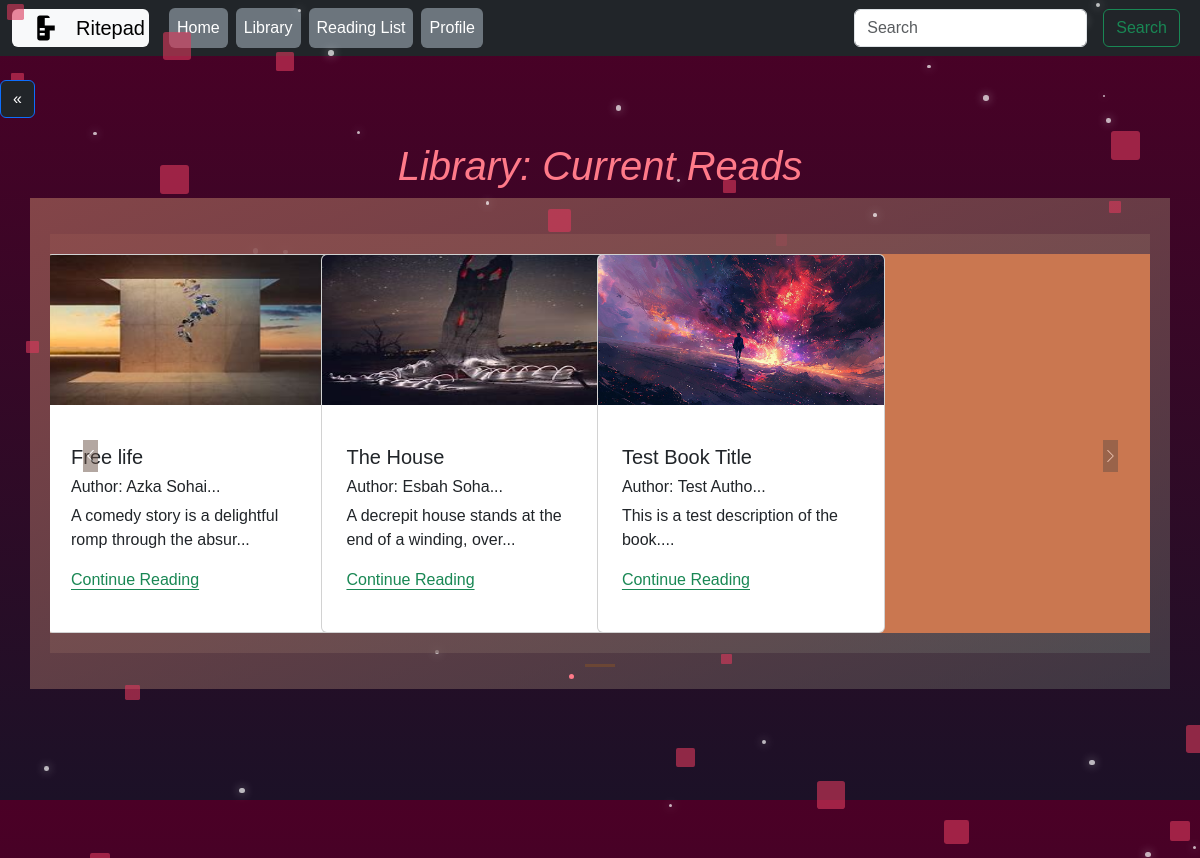
The app's page /read/librarybooks/ (signed in) with its own data.
### read/models.py (models this page shows, shortened)
class Book(models.Model):
    book_id=models.AutoField
    user_id=models.ForeignKey(User, on_delete=models.CASCADE, default=1)
    book_name=models.CharField(max_length=50)
    book_author=models.CharField(max_length=50, default="", blank=True, null=True)
    book_genre=models.ForeignKey(Genre, on_delete=models.CASCADE, default="")
    description=models.CharField(max_length=5000, default="", blank=True, null=True)
    pub_date=models.DateField()
    image=models.ImageField(upload_to="read/images", default="")

### read/views.py (the view)
# urls.py: path("librarybooks/", views.library_display, name="LibraryDisplay"),
@login_required
def library_display(request):
    if request.user.is_authenticated:
        user_id=request.user.id
        user_id=int(user_id)
    allbook=[]
    allbooks=[]
    libbooks=[]
    no_book=False
    books=Book.objects.values()
    print(books)
    libbook=library_book.objects.values()
    for libb in libbook:
        print('true')
        if libb['userid_id']==user_id:
            libbooks.append(libb)
    if len(libbooks)==0:
        no_book=True
    for book in books:
        for lib in libbooks:
            if book['id']==lib['lib_bookid_id']:
                allbook.append(book)
    n=len(allbook)
    nSlides = n // 4 + ceil((n / 4) - (n // 4))
    if len(allbook) != 0:
            allbooks.append([allbook, range(1, nSlides), nSlides])
    readbook={'library':allbooks,'no_book':no_book}
    print(library)
    return render(request, 'read/library.html', readbook)

### read/templates/read/library.html (shortened to what this page needs)
{% extends 'read/basic.html' %}
{% block body %}
<div id="stars-container"></div>
{% if not no_book %}
<h1 class="mt-4 text-center fst-italic">Library: Current Reads</h1>
<div class="container">
    {% for book, range, nSlides in library %}
    <div class="row">
        <div id="demo{{ forloop.counter }}" class="col carousel slide my-3" data-ride="carousel">
            <ul class="carousel-indicators">
                <li data-bs-target="#demo{{ forloop.counter }}" data-slide-to="0" class="active"></li>
            </ul>
            <div class="container carousel-inner no-padding">
                <div class="carousel-item active">
                    {% for i in book %}
                    <div class="col-xs-3 col-sm-3 col-md-3">
                        <div class="card align-items-center" style="width: 18rem;">
                            <img src='/media/{{ i.image }}' class="card-img-top" alt="...">
                            <div class="card-body mx-2 my-4">
                                <h5 class="card-title" id="namepr{{ i.id }}">{{ i.book_name }}</h5>
                                <h6 class="card-title">Author: <span id="authorpr{{ i.id }}">{{ i.book_author|slice:"0:10" }}...</span></h6>
                                <p class="card-text">{{ i.description|slice:"0:53" }}...</p>
                                <a href="/read/bookview/{{ i.id }}" class="icon-link gap-1 icon-link-hover stretched-link link-success">
                                    Continue Reading
                                </a>
                            </div>
                        </div>
                    </div>
                    {% endfor %}
                </div>
            </div>
        </div>
        <a class="carousel-control-prev" href="#demo{{ forloop.counter }}" data-slide="prev">
            <span class="carousel-control-prev-icon"></span>
        </a>
        <a class="carousel-control-next" href="#demo{{ forloop.counter }}" data-slide="next">
            <span class="carousel-control-next-icon"></span>
        </a>
    </div>
    {% endfor %}
</div>
{% endif %}
{% endblock %}

### read/templates/read/library.html (style rules this page uses)
body { background: linear-gradient(to bottom, #4b0026, #1c1127); color: #ff7a89;; font-family: Arial, sans-serif; }
#stars-container { position: absolute; top: 0; left: 0; width: 100%; height: 100%; pointer-events: none; }
.col-md-3 { display: inline-block; margin-left: -4px; }
.carousel-item { background-color: rgb(202, 119, 80); }
.carousel-indicators .active { background-color: rgb(107, 70, 53); }
.col-md-3 img { min-width: 240px; height: 150px; }
body .carousel-indicators { bottom: -40px; }
.carousel-indicators li { background-color: rgb(31, 20, 20); }
body .carousel-control-prev-icon, body .carousel-control-next-icon { width: 15px; background-color: rgb(105, 80, 68); }
.carousel-control-prev, .carousel-control-next { top: auto; bottom: auto; padding-top: 222px; }
body .no-padding { padding-left: 0; padding-right: 0; }
.container { background: linear-gradient(to bottom right, rgba(139, 76, 76, 0.9), rgba(89, 94, 94, 0.5) ); padding: 20px; }
.card { transition: transform 0.2s; }

### records on screen
Book: image (picture), book_name "Free life", book_author "Azka Sohai", description "A comedy story is a delightful romp through the absur"
Book: image (picture), book_name "The House", book_author "Esbah Soha", description "A decrepit house stands at the end of a winding, over"
Book: image (picture), book_name "Test Book Title", book_author "Test Autho", description "This is a test description of the book."
